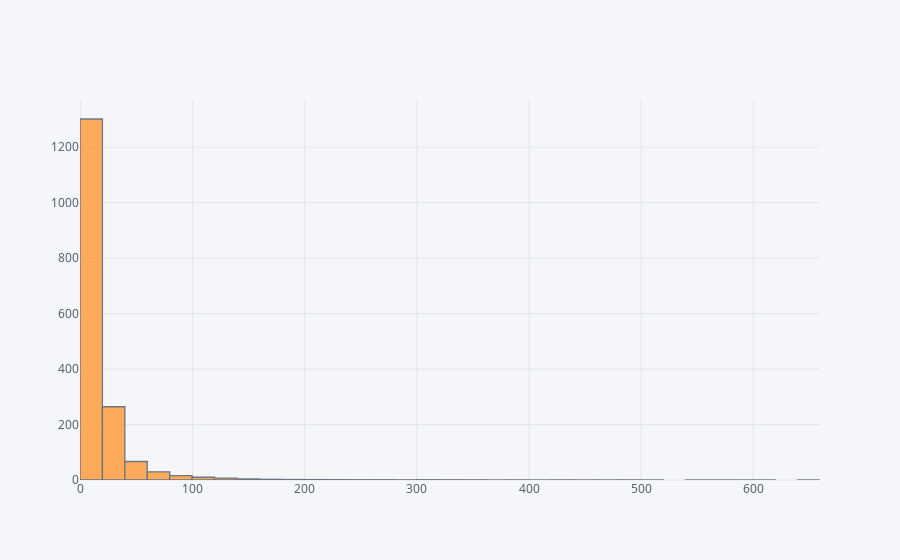

The notebook cell saved with this chart:
### Code cell
chip_homes[(np.abs(stats.zscore(chip_homes)) < 2)].iplot(kind='hist', histnorm='density', bins=50)

### Figure 1 — Plotly figure (JSON) as saved in the notebook; plotly's stock layout.template omitted (floating-point values rounded to 4 significant figures; data arrays with more than 128 entries replaced by an {"elided": "..."} marker saying what was removed)
{"data": [{"histfunc": "count", "histnorm": "density", "marker": {"color": "rgba(255, 153, 51, 1.0)", "line": {"color": "#4D5663", "width": 1.3}}, "nbinsx": 50, "opacity": 0.8, "orientation": "v", "type": "histogram", "uid": "7374ba51-f006-4dcb-b5af-748254e3f8b6", "x": {"elided": "34242 int values"}}], "layout": {"autosize": true, "barmode": "overlay", "legend": {"bgcolor": "#F5F6F9", "font": {"color": "#4D5663"}}, "paper_bgcolor": "#F5F6F9", "plot_bgcolor": "#F5F6F9", "title": {"font": {"color": "#4D5663"}}, "xaxis": {"autorange": true, "gridcolor": "#E1E5ED", "range": [-0.5, 659.5], "showgrid": true, "tickfont": {"color": "#4D5663"}, "title": {"font": {"color": "#4D5663"}, "text": ""}, "type": "linear", "zerolinecolor": "#E1E5ED"}, "yaxis": {"autorange": true, "gridcolor": "#E1E5ED", "range": [0, 1370.0], "showgrid": true, "tickfont": {"color": "#4D5663"}, "title": {"font": {"color": "#4D5663"}, "text": ""}, "zerolinecolor": "#E1E5ED"}}}
